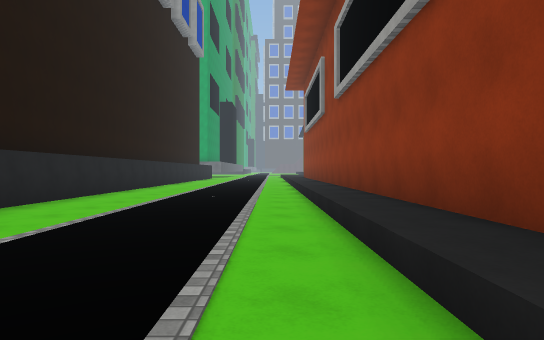
view 1 (above)

24 first-person views from a walk through a 3-D level made in the Unity game engine. The camera is 1.2 m above the floor, looks level and sees 75° across. The floor is counted in squares, 2 m on a side. Each view is taken from the middle of a square. On the plan, view 1 faces up. The plan holds only what a view shows up to about 10 squares ahead; the rest is blank. The place goes on beyond the plan. The player character is not drawn. Some animated figures are not drawn. Some surface patterns are stand-ins.

view 2
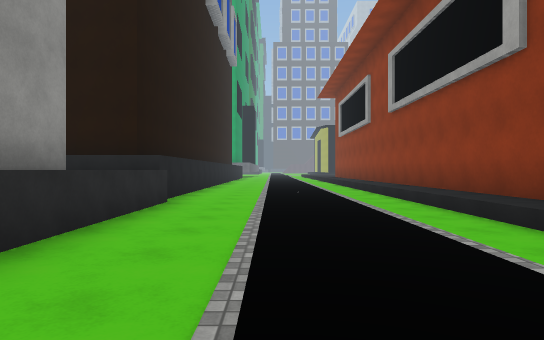

view 3
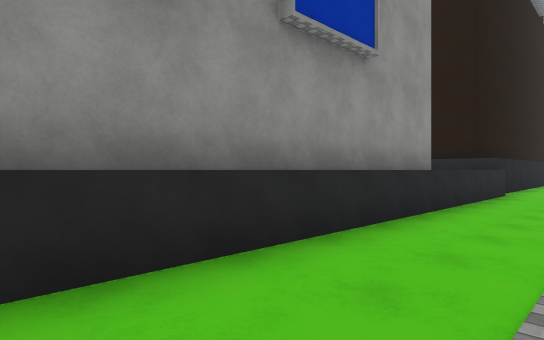

view 4
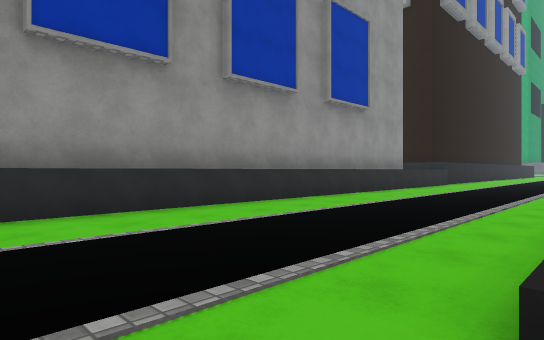

view 5
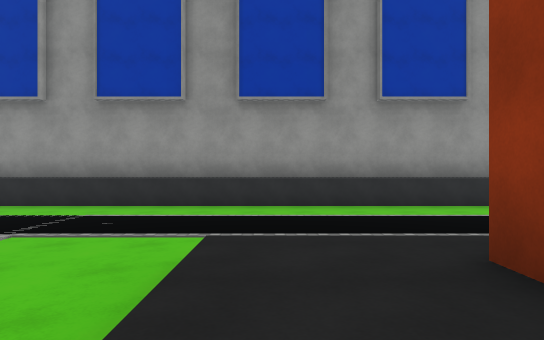

view 6
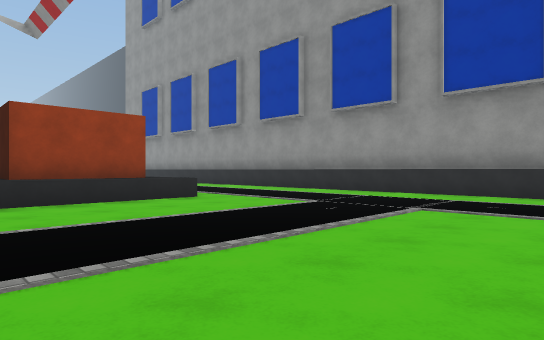

view 7
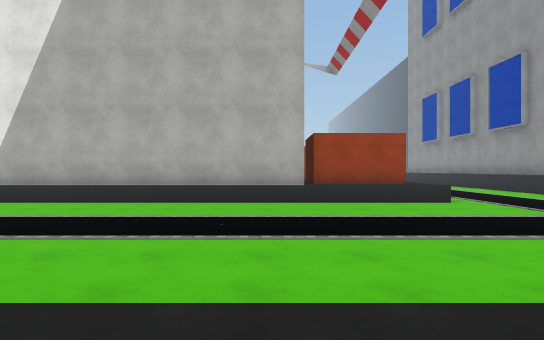

view 8
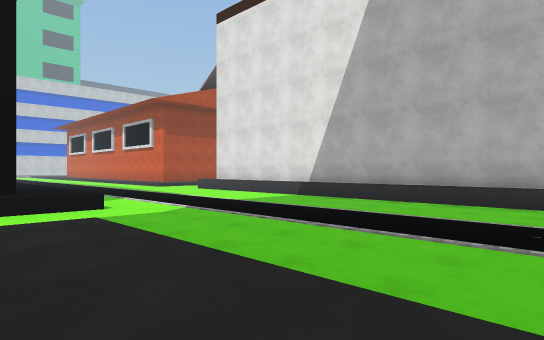

view 9
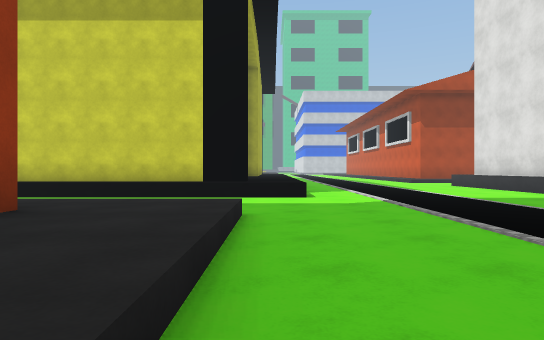

view 10
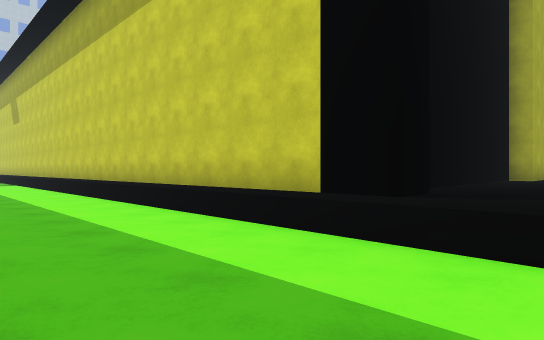

view 11
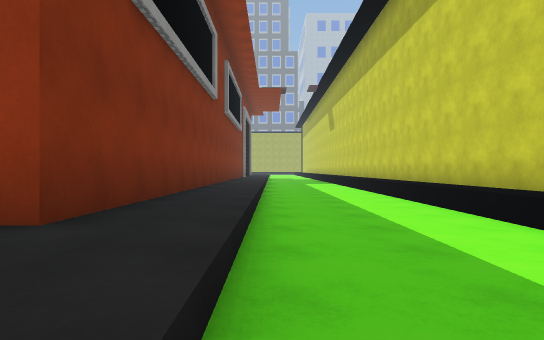

view 12
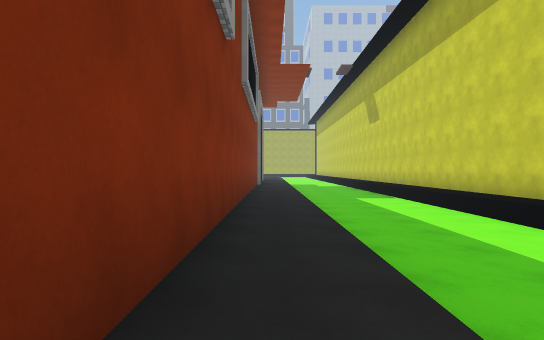

view 13
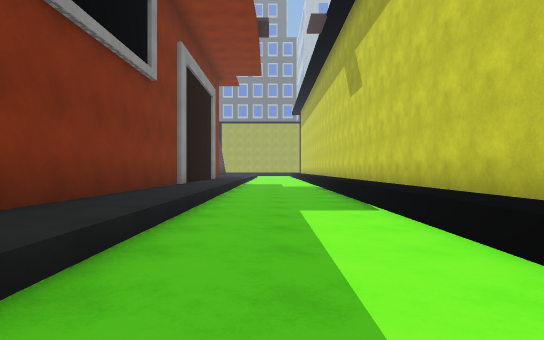

view 14
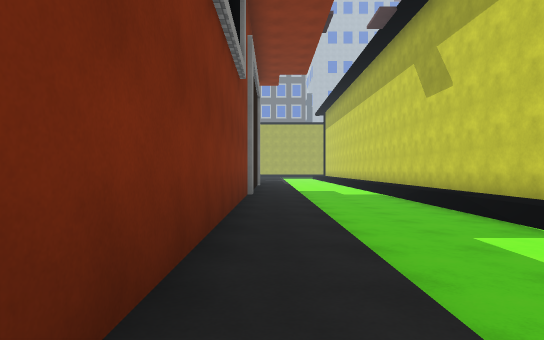

view 15
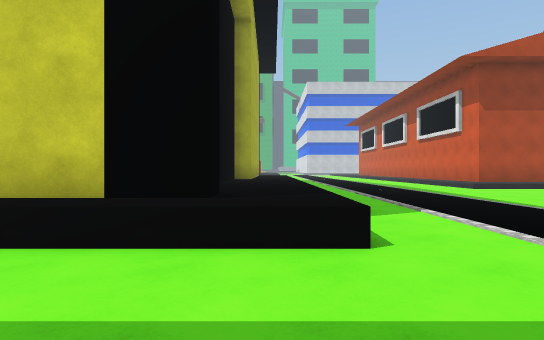

view 16
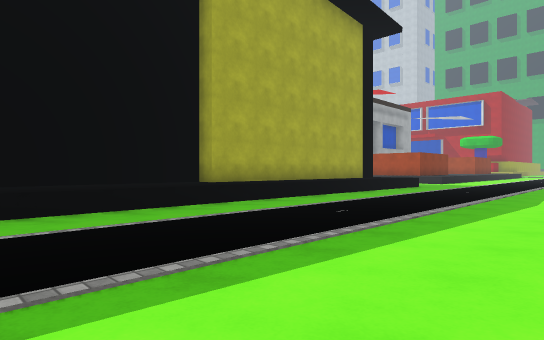

view 17
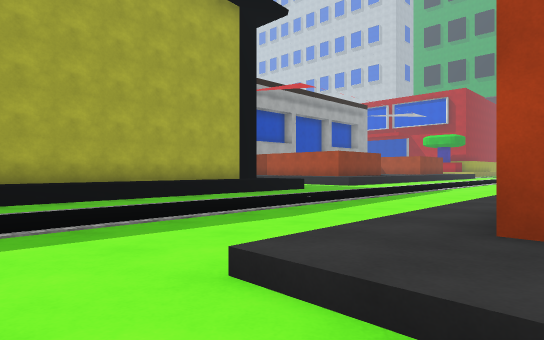

view 18
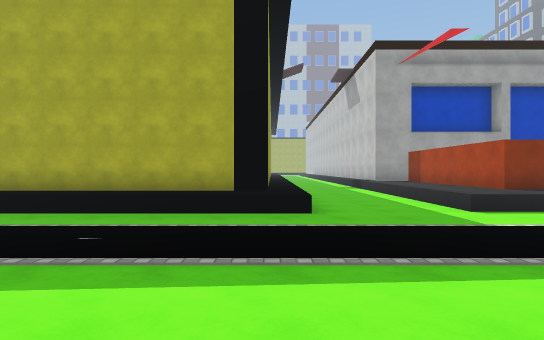

view 19
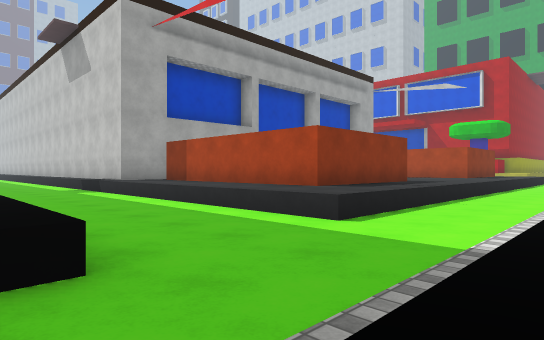

view 20
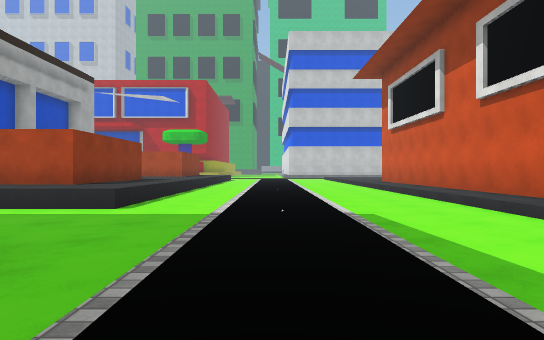

view 21
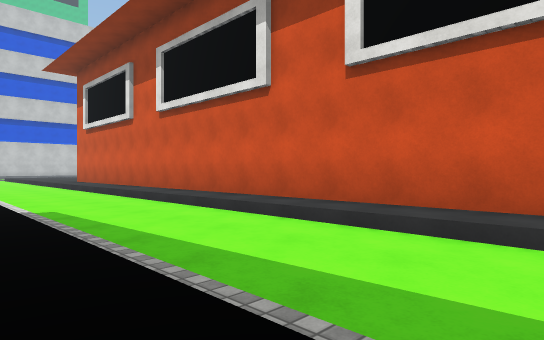

view 22
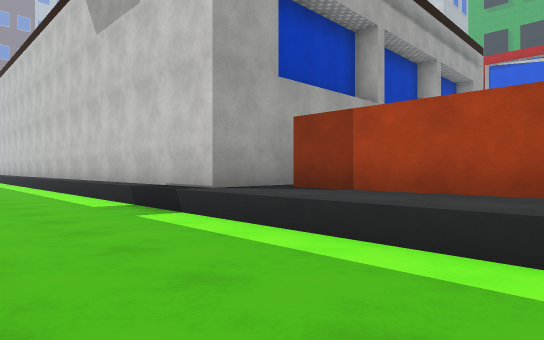

view 23
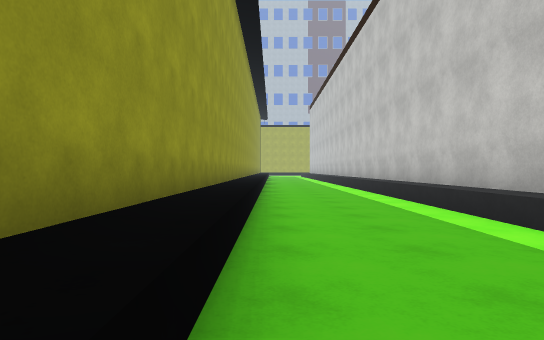

view 24
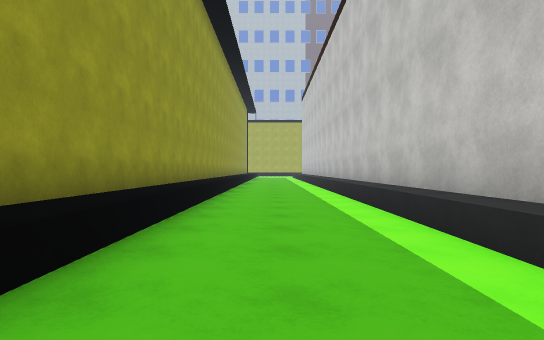

### Floor plan
Key: @ floor where view 1 was taken; # wall or solid block; . main floor; : floor 0.25 m higher than the main floor; + floor 0.5 m higher than the main floor; / step, stairs or slope; ^ raised ledge.
Columns run from 6 left of view 1 to 36 right of it. Each row starts with its distance up from view 1.
 12                +/..^^             #...#
 11               #+/..^^             #...#
 10  #...../#     #+/..^^             #...#
  9  #...../#     #+/..^^             #...#
  8  #...../#     #+/..^^             #...#
  7  #...../#     #+/..^^             #...#
  6  #...../#     #+/..^^             #...#
  5 ##^..../#     #+/..^^             #...#
  4  ^^..../#     #+/..^^             #...#
  3  ^^..../#     #+/..^^             #...#
  2  ^^..../#     #+/..^^             #...#
  1  ^^..../      #+/..^^             #...#
  0  ^^...@       #+/..^^             #...#
 -1  ^^....       #+/..^^              ...###
 -2  ^^....       #+/..^^              ...^^#
 -3  ^^....       #+/..^^              ...^^
 -4  ^^....       #+/..^^              ...^^
 -5  ^^....       #+/..^^              ...^^
 -6  ^^..../#     #+/..^^             #...^^
 -7  ^^..../++ +++++/..^^             #...^^
 -8  ^^..../++++++++/..^^^^^^^^^^^^^^^#...^^^^^
 -9  ^^................^^^^^^^^^^^^^^^^...^^^^^
-10  ^^........................................
-11  ^^........................................
-12  ^^.................................  .....
-13  ^^........................................
-14  ^^........................................
-15  ^ ........................................
-16     ...^^^^###########   ../:::::::::::::::
-17     ...####               ./:#  ###########

Positions as (right, up) in squares from view 1, and headings:
1: (0, 0), facing up
2: (-2, -2), facing up
3: (-2, -5), facing up-left
4: (1, -10), facing up-left
5: (4, -8), facing left
6: (5, -9), facing down-left
7: (5, -7), facing down
8: (5, -7), facing down-right
9: (5, -9), facing right
10: (10, -10), facing up-right
11: (10, -9), facing up
12: (9, -4), facing up
13: (11, 1), facing up
14: (9, 2), facing up
15: (10, -9), facing right
16: (16, -15), facing up-right
17: (20, -17), facing up-right
18: (28, -16), facing up
19: (28, -12), facing up-right
20: (26, -12), facing right
21: (25, -12), facing down-right
22: (29, -6), facing up-right
23: (29, -2), facing up
24: (30, 2), facing up
